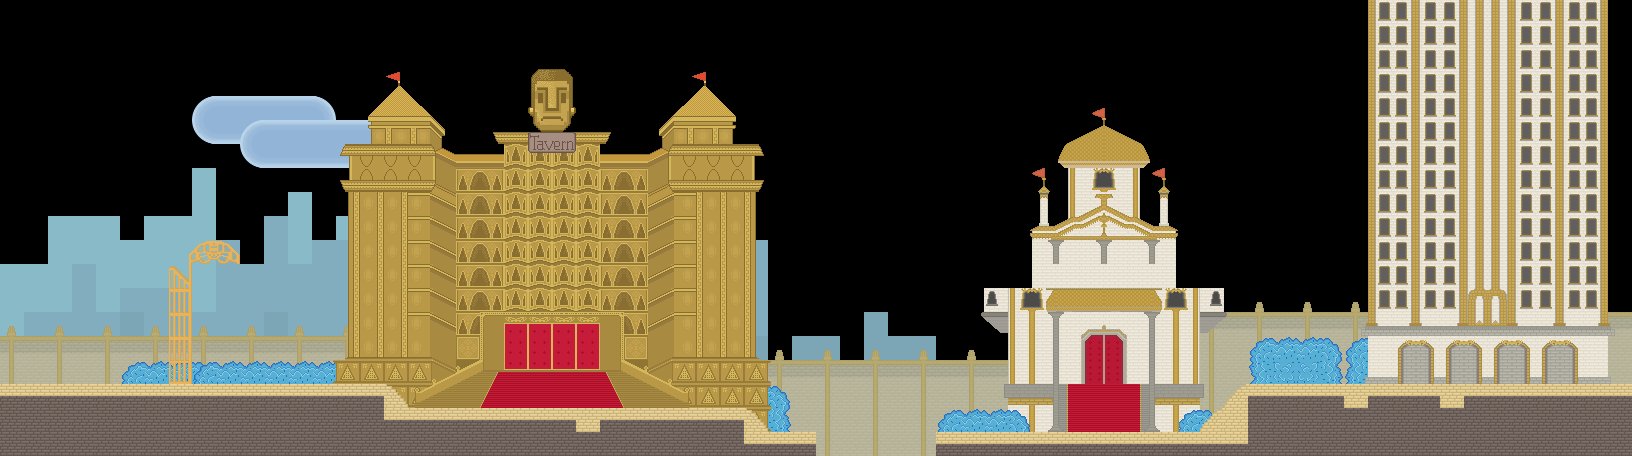

Below is a game level as drawn by its tile map, then a one-line description and the .tmx that defines it (tile-layer data replaced by summaries):
An orthogonal 68x19 tile map with 24x24 px tiles, 9 tile layers (Para002, Para005, Para010, Para020, ...) and 28 objects (4x door, 4x liquid, 4x sprite, 4x wall).

<map height="19" orientation="orthogonal" tileheight="24" tilewidth="24" version="1.0" width="68">
 <properties><property name="blended tiles" value="2,11,12,13,14,15,16,17,18,19,20,21,22,23,24,25,26,27,28,29,30,32,33,34,35,36,37,38,39,40,41,42,43,44,45,46,47,48,49,50,51,52,53,54,55,56,57,58,59,60,62,63,64,65,66,67,68,69,70,71,72,73,74,75,78,79,80,81,82,83,84,85,86,87,88,89,90,92,93,94,95,96,98,99,100,101,102,103,104,105,108,109,110,111,112,113,114,115,116,117,118,119,120,121,122,123,124,125,126,128,129,130,131,132,133,134,135,138,139,140,141,142,143,144,145,146,147,148,149,150,151,152,153,154,155,156,158,159,160,161,162,163,164,165,168,169,170,171,172,173,174,175,176,177,178,179,180,181,182,183,190,191,192,193,194,195,196,197,198,199,200,201,202,203,204,205,206,207,208,209,210,211,212,213,218,221,222,223,224,225,226,227,228,229,230,231,232,233,234,235,236,237,238,239,240,241,242,243,244,245,246,247,248,249,252,253,254,255,256,257,258,259,260,261,262,263,264,265,266,267,268,269,270,271,272,273,274,275,276,277,278,279,282,283,284,285,286,287,288,289,290,291,292,293,294,295,296,297,298,299,300,301,302,303,304,305,306,307,308,309,310,311,312,313,314,317,318,319,320,321,322,323,324,325,326,327,328,329,330,331,332,333,334,335,336,337,338,339,340,341,342,343,344,345,346,347,348,349,350,351,352,353,354,355,356,357,358,359,360,361,362,366,367,368,369,370,371,372,373,374,375,376,377,378,379,380,381,382,383,384,386,387,388,389,390,391,392,396,397,398,399,400,401,403,404,405,406,407,408,409,410,411,412,413,414,415,416,417,418,419,420,421,422,426,427,428,429,430,431,433,434,435,436,437,438,439,440,441,443,444,445,446,447,448,449,450,451,452,456,457,458,459,460,461,463,464,465,466,467,468,469,470,471,473,474,475,476,477,478,479,480,481,482,486,487,488,489,490,491,492,493,494,495,500,501,503,504,505,506,507,508,509,510,511,512,513,514,515,516,517,518,519,520,521,522,523,524,525,526,527,528,529,530,531,532,533,534,535,536,537,538,539,540,1,2,3,4,5,6,7,8,9,10,11,12,13,14,15,16,17,18,19,20,21,22,23,24,25,26,27,28,29,30,31,32,33,34,35,36,37,38,41,45,46,47,48,50,51,52,53,54,55,56,57,58,59,60,61,62,63,64,65,66,67,68,69,70,71,72,73,74,75,76,77,78,79,80,81,82,83,84,8,9,10,11,12,13,14,15,20,21,22,23,24,32,33,34,35,36,37,38,39,40,41,42,43,44,45,46,47,48,55,56,57,58,59,60,61,62,63,64,65,66,67,68,69,70,71,72,73,74,75,76,77,78,79,80,81,82,83,84,87,88,89,90,91,92,93,94,95,96,97,98,99,100,101,102,103,104,105,108,110,111,112,113,114,115,116,117,118,119,120,121,122,123,124,125,126,127,128,129,130,131,132,135,136,137,138,139,140,141,142,143,144,145,147,148,149,150,151,152,153,154,155,156,158,159,160,161,162,163,164,165,166,167,168,169,170,171,172,173,174,175,176,177,178,179,180,181,182,183,184,185,186,187,188,189,190,191,192,193,194,195,196,197,198,199,200,203,204,205,208,209,210,211,212,213,214,217,218,219,220,222,223,224,227,228,229,232,233,234,235,236,237,238,241,242,243,244,245,246,247,248,249,250,251,252,253,254,255,256,257,258,259,260,261,262,263,264,265,266,267,268,269,270,271,272,273,274,275,276,277,278,279,280,281,282,283,284,285,286,287,288,289,290,291,292,293,294,295,296,297,298,299,304,305,306,307,308,309,310,311,312,313,314,315,316,317,318,319,320,321,322,323,324,328,329,330,331,332,333,334,335,336,337,338,339,340,341,342,343,344,345,346,347,348,349,350,351,352,353,354,357,358,360,361,362,363,364,365,366,367,368,371,372,373,374,375,376,377,378,381,382,384,385,386,387,388,389,390,391,392,393,394,395,396,397,398,399,400,401,402,403,404,405,406,408,409,410,411,412,413,414,415,416,417,418,419,420,421,422,423,424,425,429,430,432,433,434,435,436,437,438,439,440,441,444,445,449,453,454,455,456,457,458,459,460,461,462,463,464,465,468,469,472,473,474,475,476,477,478,479,480,2,3,4,6,7,8,9,10,11,12,13,14,15,16,17,18,19,20,21,22,23,26,27,28,29,30,31,32,33,34,35,36,37,38,39,40,41,42,43,44,45,46,47,48,49,50,51,52,53,54,55,56,57,58,59,60,61,62,63,64,65,66,67,69,70,72,73,74,77,78,82,83,84,85,86,103,104,105,1,2,3,4,5,6,7,8,9,13,15,16,19,20,21,22,26,27,28,29,30,31,32,33,34,35,39,40,41,42,43,44,45,46,47,48,52,53,54,55,56,57,58,59,60,61,62,63,64,65,66,67,68,69,70,71,72,73,74,75,76,77,78,79,80,81,82,83,84,85,86,87,88,89,90,91,92,93,94,95,96,97,98,99,100,101,102,103,104,105,106,107,108,109,110,111,112,113,114,115,116,117,118,119,120,121,122,123,124,125,126,127,128,129,130,131,133,134,135,136,137,138,139,140,141,142,143,144,146,147,148,149,150,151,152,153,154,155,156,157,158,159,160,161,162,163,164,165,166,167,168,169,1,3,5,7,8,9,10,11,13,17,18,19,21,22,23,25,26,27,28,29,30,31,33,35,36,37,39,41,42,45,46,47,48,51,52,54,55,56,58,59,60,61,63,64,66,67,68,69,70,71,73,74,75,79,80,81,82,83,84,85,87,89,90,91,94,95,96,97,98,100,101,102,103,104,105,106,107,108,109,111,112,113,114,115,116,117,118,119,120,9,10,11,15,16,21,22,32,33,36,37,38,48,49,56,59,62,67,68,69,70,78,79,80,81,82,83,84,85,86,87,88,89,90,91,92,93,94,95,96,97,98,99,100,101,102,103,104,105,106,107,108,109,110,111,112,113,114,115,116,117,118,119,120,121,2,4,5,7,8,9,10,11,12,13,14,16,18,19,20,21,22,24,25,26,27,28,29,30,31,32,33,35,37,38,39,40,41,42,43,44,45,46,47,48,49,50,51,52,53,54,55,56,57,58,60,61,62,63,64,65,66,67,68,69,71,72,74,75,76,77,78,79,80,81,82,83,84,86,87,88,89,90,91,92,93,94,95,96,97,98,99,100,102,103,104,105,106,107,108,109,110,111,112,113,114,115,116,117,118,119,120,121,5,6,7,8,9,10,11,12,13,14,15,17,18,19,20,21,22,23,24,26,27,30,31,33,35,36,39,40,42,43,44,45,46,48,49,50,51,52,53,54,55,56,57,58,59,60,61,62,63,64,65,66,67,68,69,70,72,1,2,3,4,5,6,7,8,9,10,11,12,13,14,15,16,17,18,19,20,21,23,24,25,26,29,30,33,34,36,37,39,41,42,43,44,45,46,49,52,53,54,55,58,59,64,65,66,67,68,69,70,71,73,74,75,78,79,80,81,84,85,86,87,88,89,90,91,92,93,94,95,96,97,98,99,100,101,102,103,104,107,109,115,116,117,119,120,121,122,123,124,125,126,127,128,129,130,135,136,137,138,139,140,141,142,143,144,145,146,147,148,149,150,151,152,153,154,155,156,160,161,164,165,166,167,168,169,170,171,172,173,174,175,176,177,178,181,182,186,187,190,191,192,193,194,196,197,198,199,201,202,203,204,207,208,212,213,216,217,218,219,220,222,223,224,225,227,228,229,230,233,234,238,239,242,243,244,245,246,247,248,249,250,251,252,253,254,255,256,259,260,264,265,266,269,270,271,272,273,274,275,276,277,278,279,281,282,283,284,285,286,290,291,292,295,296,297,298,299,300,301,302,303,304,305,306,307,308,309,310,311,312,316,317,318,319,320,321,322,323,324,325,326,327,328,329,330,331,332,333,334,335,336,337,338,342,343,344,345,346,347,348,350,353,354,355,356,357,358,359,360,361,362,363,364,366,367,368,369,370,371,372,373,374,376,377,378,379,380,381,382,383,384,385,386,389,390,392,393,394,395,396,397,398,399,400,401,402,403,404,405,406,407,409,410,411,412,415,416,417,418,419,420,421,422,423,424,425,426,427,428,429,430,431,432,433,435,436,437,438,441,442,443,444,445,446,447,448,451,452,453,454,455,456,459,460,461,462,463,464,467,468,469,471,472,473,474,477,479,480,481,482,485,486,487,489,490,491,492,493,494,495,497,498,499,500,503,505,506,507,508,511,512,513,514,515,516,517,518,519,520,521,522,523,524,525,526,529,530,531,532,533,534,537,538,539,541,542,543,544,545,546,547,548,549,551,552,553,554,555,556,557,559,560,561,562,563,564,565,566,567,568,569,570,571,572,573,574,575,576,577,578,579,580,581,582,583,584,585,586,587,588,589,590,591,592,593,594,595,596,597,598,599,600,601,602,603,604,605,606,607,608,609,610,611,612,613,614,615,616,617,618,619,620,621,622,623,624,625,626,627,628,629,630,631,632,633,634,635,636,637,638,639,640,641,642,643,644,645,646,647,648,649,650,651,652,653,654,655,656,657,658,659,660,661,662,663,664,665,666,667,668,669,670,671,672,673,674,675,676,1,2,4,5,7,10,11,12,13,14,15,16,18,19,20,21,22,24,25,26,27,28,29,30,31,32,33,35,36,37,38,39,40,41,42,43,44,45,46,47,48,49,50,51,52,53,54,56,57,58,62,63,64,65,66,67,68,69,71,72,73,74,75,76,77,78,79,80,81,82,83,84,86,87,88,89,90,91,92,93,94,96,97,98,99,100,102,103,104,105,106,107,108,109,110,111,112,113,114,115,116,117,118,119,120,121,8,9,10,11,12,13,14,15,16,17,18,19,20,27,28,31,32,33,34,35,36,37,38,39,40,47,48,49,50,51,52,53,54,55,56,57,58,59,60,63,64,65,67,68,69,70,71,72,73,74,75,76,77,78,79,80,81,96,97,98,99,100,101,107,108,114,115,116,117,119,120,121,127,128,134,135,136,137,138,139,140,141,146,147,148,154,155,156,157,158,159,160,161,166,167,168,169,170,171,172,173,174,175,176,177,178,179,180,181,184,185,186,187,188,190,191,192,193,194,195,196,197,198,199,200,201,204,207,208,210,211,212,213,214,215,216,217,218,219,220,221,226,227,228,229,230,231,232,233,234,235,236,237,238,239,240,241,242,243,244,245,246,247,248,249,250,251,252,253,254,255,256,257,258,259,260,261,262,263,264,265,266,267,268,269,270,271,272,273,274,275,276,277,278,279,280,281,282,283,284,285,286,287,288,289,290,291,292,293,294,295,296,297,298,299,300,301,302,303,304,305,306,307,308,309,310,311,312,313,314,315,316,317,318,319,320,321,322,323,324,325,326,327,328,329,330,331,332,333,334,335,336,337,338,339,340,341,342,343,344,345,346,347,348,349,350,351,352,353,354,355,356,357,358,359,360,361,362,363,364,365,366,367,368,369,370,371,372,373,374,375,376,377,378,379,380,381,382,383,384,385,386,387,388,389,390,391,392,393,394,395,396,397,398,399,400,10,11,19,20,22,23,30,31,32,33,34,35,36,38,46,47,48,49,58,62,69,72,73,74,75,76,77,78,80,81,82,83,84,85,86,87,88,89,90,91,92,93,96,97,98,99,100,101,102,2,3,4,5,6,7,8,9,14,15,16,17,18,19,20,21,26,27,28,29,30,31,33,38,39,40,41,42,43,44,45,49,50,51,52,53,54,55,57,58,59,60,61,62,63,64,65,66,67,69,70,71,72,73,74,75,76,77,78,79,80,81,82,83,84,6,9,10,13,14,15,16,17,41,49,50,51,52,53,54,55,58,59,60,61,62,63,64,65,67,68,70,71,72,73,74,75,76,77,78,79,80,81,82,83,84,85,88,89,90,91,92,93,94,95,96,97,98,99,100,102,103,104,105,106,107,108,109,110,111,112,113,114,116,117,118,120,121,122,123,124,125,126,127,128,129,130,131,132,133,134,135,136,137,138,139,140,141,142,143,144,145,146,147,148,149,150,151,152,153,154,155,156" />
  <property name="blue" value="206" />
  <property name="green" value="194" />
  <property name="offset" value="5" />
  <property name="red" value="144" />
  <property name="soundtrack" value="abeds-town" />
  <property name="title" value="New Abedtown" />
 </properties>
 <tileset firstgid="1" name="new-abedtown" tileheight="24" tilewidth="24">
  <image height="312" source="../images/tilesets/new-abedtown.png" width="288" />
 </tileset>
 <layer height="19" name="Para002" width="68">
  <properties>
   <property name="parallax" value=".02" />
  </properties>
  <data>[1292 cells, 12 non-empty, 2 distinct tile ids]</data>
 </layer>
 <layer height="19" name="Para005" width="68">
  <properties>
   <property name="parallax" value=".05" />
  </properties>
  <data>[1292 cells, 16 non-empty, 2 distinct tile ids]</data>
 </layer>
 <layer height="19" name="Para010" width="68">
  <properties>
   <property name="parallax" value=".1" />
  </properties>
  <data>[1292 cells, 235 non-empty, 1 distinct tile ids]</data>
 </layer>
 <layer height="19" name="Para020" width="68">
  <properties>
   <property name="parallax" value=".2" />
  </properties>
  <data>[1292 cells, 249 non-empty, 1 distinct tile ids]</data>
 </layer>
 <layer height="19" name="Para050" width="68">
  <properties>
   <property name="parallax" value=".5" />
  </properties>
  <data>[1292 cells, 182 non-empty, 1 distinct tile ids]</data>
 </layer>
 <layer height="19" name="BackWall" width="68">
  <properties>
   <property name="parallax" value=".9" />
  </properties>
  <data>[1292 cells, 237 non-empty, 5 distinct tile ids]</data>
 </layer>
 <layer height="19" name="Background" width="68">
  <data>[1292 cells, 646 non-empty, 66 distinct tile ids]</data>
 </layer>
 <layer height="19" name="Foreground" width="68">
  <data>[1292 cells, 239 non-empty, 47 distinct tile ids]</data>
 </layer>
 <layer height="19" name="Overlay" width="68">
  <data>[1292 cells, 38 non-empty, 17 distinct tile ids]</data>
 </layer>
 <objectgroup color="#ff007f" height="19" name="floor" width="68">
  <object height="72" width="360" x="0" y="384" />
  <object height="48" width="288" x="432" y="408" />
  <object height="24" width="216" x="960" y="432" />
  <object height="72" width="360" x="1272" y="384" />
 </objectgroup>
 <objectgroup color="#0000ff" height="19" name="nodes" width="68">
  <object height="48" name="main" type="door" width="24" x="72" y="336" />
  <object height="48" type="liquid" width="120" x="816" y="414">
   <properties>
    <property name="sprite" value="images/waterfall.png" />
    <property name="uniform" value="true" />
   </properties>
  </object>
  <object height="48" type="liquid" width="24" x="576" y="408">
   <properties>
    <property name="sprite" value="images/sewer.png" />
    <property name="uniform" value="true" />
   </properties>
  </object>
  <object height="72" type="liquid" width="24" x="1344" y="384">
   <properties>
    <property name="sprite" value="images/sewer.png" />
    <property name="uniform" value="true" />
   </properties>
  </object>
  <object height="72" type="liquid" width="24" x="1440" y="384">
   <properties>
    <property name="sprite" value="images/sewer.png" />
    <property name="uniform" value="true" />
   </properties>
  </object>
  <object height="48" name="abedCastle" type="door" width="48" x="1080" y="336">
   <properties>
    <property name="level" value="abed-castle-interior" />
    <property name="to" value="main" />
   </properties>
  </object>
  <object height="48" type="door" width="9" x="0" y="336">
   <properties>
    <property name="instant" value="true" />
    <property name="level" value="overworld" />
   </properties>
  </object>
  <object height="48" type="door" width="7" x="1624" y="335">
   <properties>
    <property name="instant" value="true" />
    <property name="level" value="overworld" />
   </properties>
  </object>
  <object height="120" type="sprite" width="24" x="216" y="264">
   <properties>
    <property name="foreground" value="true" />
    <property name="sheet" value="images/gate.png" />
   </properties>
  </object>
  <object height="24" type="sprite" width="168" x="792" y="408">
   <properties>
    <property name="foreground" value="true" />
    <property name="sheet" value="images/abedtown_bridge.png" />
   </properties>
  </object>
  <object height="10" type="wall" width="50" x="189" y="254" />
  <object height="10" type="wall" width="35" x="196" y="241" />
  <object height="72" type="sprite" width="288" x="960" y="216">
   <properties>
    <property name="foreground" value="true" />
    <property name="sheet" value="images/abedtown_castle_ledge.png" />
   </properties>
  </object>
  <object height="96" type="sprite" width="48" x="528" y="48">
   <properties>
    <property name="foreground" value="true" />
    <property name="sheet" value="images/abedtown_face.png" />
   </properties>
  </object>
  <object height="22" type="wall" width="6" x="1224" y="265" />
  <object height="23" type="wall" width="6" x="976" y="264" />
 </objectgroup>
 <objectgroup height="19" name="platform" width="68">
  <object x="360" y="384">
   <properties>
    <property name="drop" value="false" />
   </properties>
   <polygon points="0,0 24,0 48,24 72,24 72,72 0,72" />
  </object>
  <object x="1176" y="432">
   <properties>
    <property name="drop" value="false" />
   </properties>
   <polygon points="0,0 24,0 72,-48 96,-48 96,24 0,24" />
  </object>
  <object x="720" y="408">
   <properties>
    <property name="drop" value="false" />
   </properties>
   <polygon points="0,0 24,0 48,24 99,24 108,15 204,15 213,24 240,24 240,48 0,48" />
  </object>
  <object height="24" width="96" x="1056" y="384" />
  <object height="10" width="91" x="343" y="145" />
  <object height="10" width="91" x="670" y="145" />
  <object height="10" width="116" x="493" y="132" />
  <object height="8" width="246" x="981" y="288" />
 </objectgroup>
</map>
